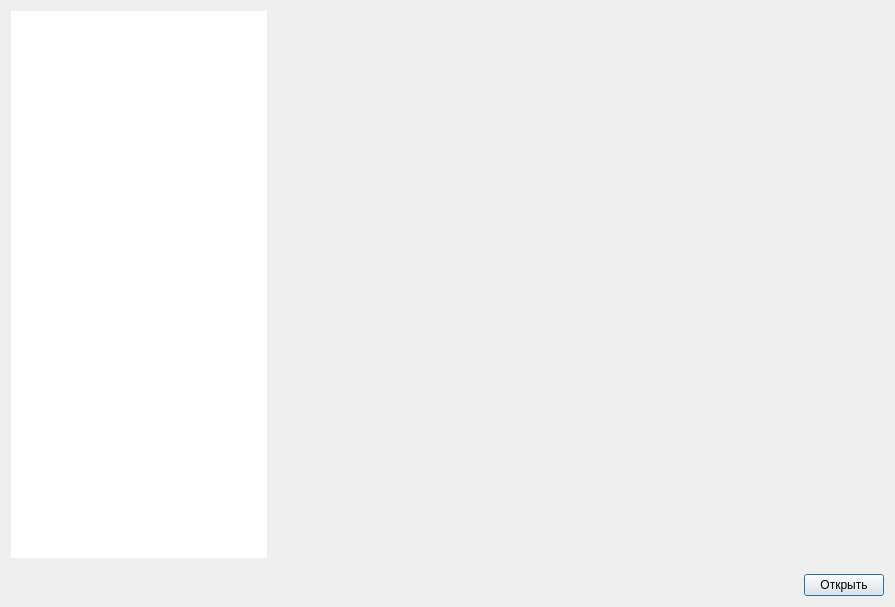
<?xml version="1.0" encoding="UTF-8"?>
<ui version="4.0">
 <class>OpenFile</class>
 <widget class="QDialog" name="OpenFile">
  <property name="geometry">
   <rect>
    <x>0</x>
    <y>0</y>
    <width>895</width>
    <height>607</height>
   </rect>
  </property>
  <property name="sizePolicy">
   <sizepolicy hsizetype="MinimumExpanding" vsizetype="Preferred">
    <horstretch>0</horstretch>
    <verstretch>0</verstretch>
   </sizepolicy>
  </property>
  <property name="windowTitle">
   <string>Dialog</string>
  </property>
  <layout class="QVBoxLayout" name="verticalLayout">
   <item>
    <layout class="QHBoxLayout" name="majorLayout">
     <property name="spacing">
      <number>0</number>
     </property>
     <property name="sizeConstraint">
      <enum>QLayout::SetDefaultConstraint</enum>
     </property>
     <item>
      <widget class="QListView" name="listView">
       <property name="enabled">
        <bool>true</bool>
       </property>
       <property name="sizePolicy">
        <sizepolicy hsizetype="Maximum" vsizetype="Ignored">
         <horstretch>0</horstretch>
         <verstretch>0</verstretch>
        </sizepolicy>
       </property>
       <property name="minimumSize">
        <size>
         <width>50</width>
         <height>50</height>
        </size>
       </property>
       <property name="toolTip">
        <string/>
       </property>
       <property name="frameShape">
        <enum>QFrame::NoFrame</enum>
       </property>
       <property name="frameShadow">
        <enum>QFrame::Plain</enum>
       </property>
       <property name="lineWidth">
        <number>0</number>
       </property>
       <property name="batchSize">
        <number>70</number>
       </property>
      </widget>
     </item>
     <item>
      <layout class="QHBoxLayout" name="horizontalLayout"/>
     </item>
     <item>
      <layout class="QVBoxLayout" name="verticalLayout_2" stretch="0,0,0,0">
       <property name="spacing">
        <number>0</number>
       </property>
       <property name="sizeConstraint">
        <enum>QLayout::SetMaximumSize</enum>
       </property>
       <item>
        <widget class="QWidget" name="widget" native="true">
         <property name="minimumSize">
          <size>
           <width>180</width>
           <height>150</height>
          </size>
         </property>
        </widget>
       </item>
       <item>
        <widget class="QLabel" name="imgName">
         <property name="sizePolicy">
          <sizepolicy hsizetype="Preferred" vsizetype="Preferred">
           <horstretch>0</horstretch>
           <verstretch>0</verstretch>
          </sizepolicy>
         </property>
         <property name="maximumSize">
          <size>
           <width>4060</width>
           <height>16000000</height>
          </size>
         </property>
         <property name="inputMethodHints">
          <set>Qt::ImhMultiLine</set>
         </property>
         <property name="text">
          <string/>
         </property>
         <property name="textFormat">
          <enum>Qt::PlainText</enum>
         </property>
         <property name="alignment">
          <set>Qt::AlignCenter</set>
         </property>
         <property name="wordWrap">
          <bool>true</bool>
         </property>
        </widget>
       </item>
       <item>
        <widget class="QLabel" name="imgSize">
         <property name="text">
          <string/>
         </property>
         <property name="alignment">
          <set>Qt::AlignCenter</set>
         </property>
         <property name="buddy">
          <cstring>imgName</cstring>
         </property>
        </widget>
       </item>
       <item>
        <spacer name="verticalSpacer">
         <property name="orientation">
          <enum>Qt::Vertical</enum>
         </property>
         <property name="sizeType">
          <enum>QSizePolicy::Minimum</enum>
         </property>
         <property name="sizeHint" stdset="0">
          <size>
           <width>20</width>
           <height>10</height>
          </size>
         </property>
        </spacer>
       </item>
      </layout>
     </item>
    </layout>
   </item>
   <item>
    <layout class="QHBoxLayout" name="bottomLayout">
     <property name="leftMargin">
      <number>10</number>
     </property>
     <property name="topMargin">
      <number>10</number>
     </property>
     <item>
      <spacer name="horizontalSpacer">
       <property name="orientation">
        <enum>Qt::Horizontal</enum>
       </property>
       <property name="sizeHint" stdset="0">
        <size>
         <width>40</width>
         <height>20</height>
        </size>
       </property>
      </spacer>
     </item>
     <item>
      <widget class="QPushButton" name="open">
       <property name="sizePolicy">
        <sizepolicy hsizetype="Minimum" vsizetype="Fixed">
         <horstretch>0</horstretch>
         <verstretch>0</verstretch>
        </sizepolicy>
       </property>
       <property name="text">
        <string>Открыть</string>
       </property>
      </widget>
     </item>
    </layout>
   </item>
  </layout>
 </widget>
 <resources/>
 <connections/>
</ui>
